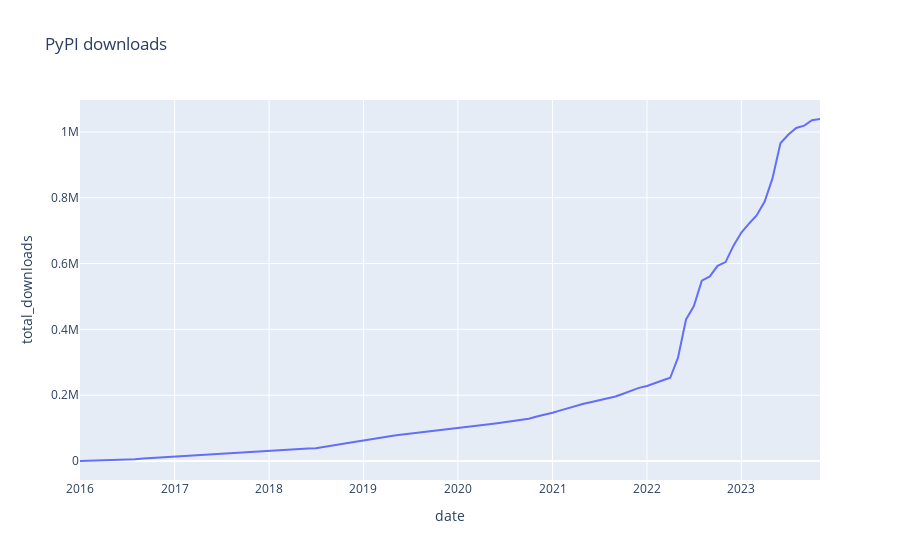

Notebook code cell kept with this figure:
### Code cell
import pandas
import plotly.express as px

pypi_downloads_csv = "/Users/vlad/git/MultiQC/usage/plots/bquxjob_14f9646c_18bb3854e96.csv"
pypi_downloads = pandas.read_csv(pypi_downloads_csv)
pypi_downloads["date"] = pandas.to_datetime(pypi_downloads["download_month"])
pypi_downloads = pypi_downloads[["date", "total_downloads"]].set_index("date").cumsum().reset_index()
len(pypi_downloads)

fig = px.line(
    pypi_downloads,
    x="date", y="total_downloads", title="PyPI downloads",
)
# fig.update_yaxes(range=[0, 300_000])
fig
